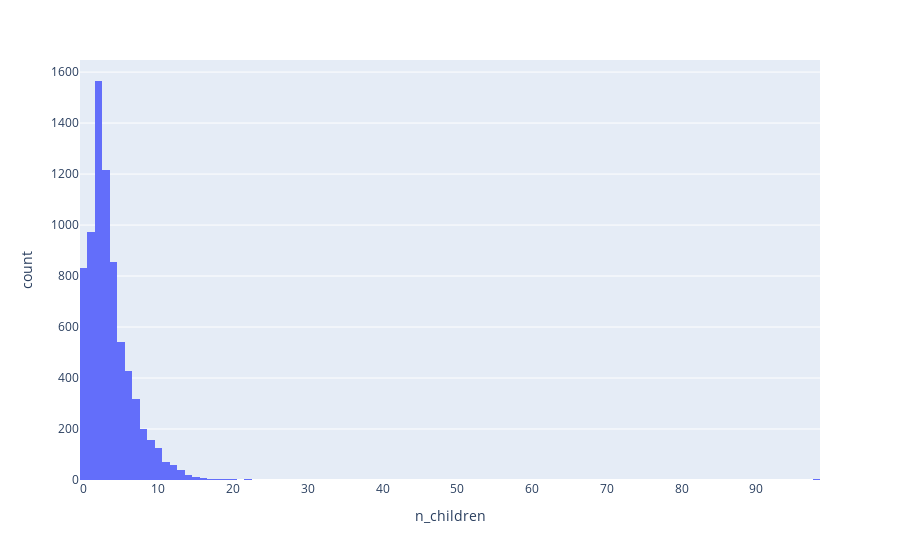

The cell this chart's notebook holds for it:
### Markdown cell above
#### n_children

### Code cell
import plotly.express as px
df = px.data.tips()
fig = px.histogram(data, x="n_children")
fig.show()

### Figure 1 — Plotly figure (JSON) as saved in the notebook; plotly's stock layout.template omitted (floating-point values rounded to 4 significant figures; data arrays with more than 128 entries replaced by an {"elided": "..."} marker saying what was removed)
{"data": [{"alignmentgroup": "True", "bingroup": "x", "hovertemplate": "n_children=%{x}<br>count=%{y}<extra></extra>", "legendgroup": "", "marker": {"color": "#636efa"}, "name": "", "offsetgroup": "", "orientation": "v", "showlegend": false, "type": "histogram", "x": {"elided": "7450 int values"}, "xaxis": "x", "yaxis": "y"}], "layout": {"barmode": "relative", "legend": {"tracegroupgap": 0}, "margin": {"t": 60}, "xaxis": {"anchor": "y", "domain": [0, 1], "title": {"text": "n_children"}}, "yaxis": {"anchor": "x", "domain": [0, 1], "title": {"text": "count"}}}}
